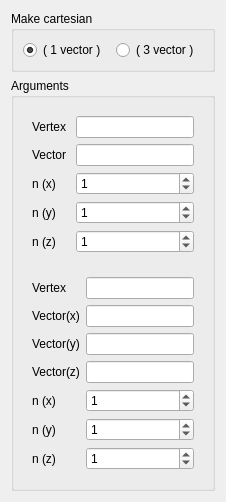
<?xml version="1.0" encoding="UTF-8"?>
<ui version="4.0">
 <class>MakeCartesianDialog</class>
 <widget class="QDialog" name="MakeCartesianDialog">
  <property name="geometry">
   <rect>
    <x>0</x>
    <y>0</y>
    <width>219</width>
    <height>500</height>
   </rect>
  </property>
  <property name="sizePolicy">
   <sizepolicy hsizetype="Preferred" vsizetype="Fixed">
    <horstretch>0</horstretch>
    <verstretch>0</verstretch>
   </sizepolicy>
  </property>
  <property name="windowTitle">
   <string>Cartesian Grid Construction</string>
  </property>
  <layout class="QVBoxLayout" name="verticalLayout_2">
   <property name="sizeConstraint">
    <enum>QLayout::SetDefaultConstraint</enum>
   </property>
   <item>
    <widget class="QGroupBox" name="groupBox_6">
     <property name="sizePolicy">
      <sizepolicy hsizetype="Preferred" vsizetype="Fixed">
       <horstretch>0</horstretch>
       <verstretch>0</verstretch>
      </sizepolicy>
     </property>
     <property name="title">
      <string>Make cartesian</string>
     </property>
     <layout class="QHBoxLayout" name="horizontalLayout_7">
      <item>
       <widget class="QRadioButton" name="rb0">
        <property name="sizePolicy">
         <sizepolicy hsizetype="Expanding" vsizetype="Fixed">
          <horstretch>0</horstretch>
          <verstretch>0</verstretch>
         </sizepolicy>
        </property>
        <property name="text">
         <string>( 1 vector )</string>
        </property>
        <property name="checked">
         <bool>true</bool>
        </property>
       </widget>
      </item>
      <item>
       <widget class="QRadioButton" name="rb1">
        <property name="sizePolicy">
         <sizepolicy hsizetype="Expanding" vsizetype="Fixed">
          <horstretch>0</horstretch>
          <verstretch>0</verstretch>
         </sizepolicy>
        </property>
        <property name="text">
         <string>( 3 vector )</string>
        </property>
       </widget>
      </item>
     </layout>
    </widget>
   </item>
   <item>
    <widget class="QGroupBox" name="groupBox">
     <property name="title">
      <string>Arguments</string>
     </property>
     <layout class="QVBoxLayout" name="verticalLayout">
      <item>
       <widget class="QWidget" name="widget_3" native="true">
        <property name="sizePolicy">
         <sizepolicy hsizetype="Preferred" vsizetype="Fixed">
          <horstretch>0</horstretch>
          <verstretch>0</verstretch>
         </sizepolicy>
        </property>
        <layout class="QFormLayout" name="formLayout">
         <property name="fieldGrowthPolicy">
          <enum>QFormLayout::AllNonFixedFieldsGrow</enum>
         </property>
         <item row="0" column="0">
          <widget class="QLabel" name="label_8">
           <property name="text">
            <string>Vertex </string>
           </property>
          </widget>
         </item>
         <item row="0" column="1">
          <widget class="QLineEdit" name="vex_le_rb0">
           <property name="sizePolicy">
            <sizepolicy hsizetype="Minimum" vsizetype="Fixed">
             <horstretch>0</horstretch>
             <verstretch>0</verstretch>
            </sizepolicy>
           </property>
           <property name="maximumSize">
            <size>
             <width>16777215</width>
             <height>16777215</height>
            </size>
           </property>
           <property name="readOnly">
            <bool>false</bool>
           </property>
          </widget>
         </item>
         <item row="1" column="0">
          <widget class="QLabel" name="label_9">
           <property name="text">
            <string>Vector</string>
           </property>
          </widget>
         </item>
         <item row="1" column="1">
          <widget class="QLineEdit" name="vec_le_rb0">
           <property name="sizePolicy">
            <sizepolicy hsizetype="Minimum" vsizetype="Fixed">
             <horstretch>0</horstretch>
             <verstretch>0</verstretch>
            </sizepolicy>
           </property>
           <property name="maximumSize">
            <size>
             <width>16777215</width>
             <height>16777215</height>
            </size>
           </property>
           <property name="readOnly">
            <bool>false</bool>
           </property>
          </widget>
         </item>
         <item row="2" column="0">
          <widget class="QLabel" name="label_12">
           <property name="text">
            <string>n (x)</string>
           </property>
           <property name="alignment">
            <set>Qt::AlignLeading|Qt::AlignLeft|Qt::AlignVCenter</set>
           </property>
          </widget>
         </item>
         <item row="2" column="1">
          <widget class="QSpinBox" name="nx_spb_rb0">
           <property name="sizePolicy">
            <sizepolicy hsizetype="Minimum" vsizetype="Fixed">
             <horstretch>0</horstretch>
             <verstretch>0</verstretch>
            </sizepolicy>
           </property>
           <property name="maximum">
            <number>1000000</number>
           </property>
           <property name="value">
            <number>1</number>
           </property>
          </widget>
         </item>
         <item row="3" column="0">
          <widget class="QLabel" name="label_13">
           <property name="text">
            <string>n (y)</string>
           </property>
          </widget>
         </item>
         <item row="3" column="1">
          <widget class="QSpinBox" name="ny_spb_rb0">
           <property name="sizePolicy">
            <sizepolicy hsizetype="Minimum" vsizetype="Fixed">
             <horstretch>0</horstretch>
             <verstretch>0</verstretch>
            </sizepolicy>
           </property>
           <property name="maximum">
            <number>1000000</number>
           </property>
           <property name="value">
            <number>1</number>
           </property>
          </widget>
         </item>
         <item row="4" column="0">
          <widget class="QLabel" name="label_14">
           <property name="text">
            <string>n (z)</string>
           </property>
          </widget>
         </item>
         <item row="4" column="1">
          <widget class="QSpinBox" name="nz_spb_rb0">
           <property name="sizePolicy">
            <sizepolicy hsizetype="Minimum" vsizetype="Fixed">
             <horstretch>0</horstretch>
             <verstretch>0</verstretch>
            </sizepolicy>
           </property>
           <property name="maximum">
            <number>1000000</number>
           </property>
           <property name="value">
            <number>1</number>
           </property>
          </widget>
         </item>
        </layout>
       </widget>
      </item>
      <item>
       <widget class="QWidget" name="widget_2" native="true">
        <property name="sizePolicy">
         <sizepolicy hsizetype="Preferred" vsizetype="Fixed">
          <horstretch>0</horstretch>
          <verstretch>0</verstretch>
         </sizepolicy>
        </property>
        <layout class="QFormLayout" name="formLayout_2">
         <item row="0" column="0">
          <widget class="QLabel" name="label">
           <property name="text">
            <string>Vertex </string>
           </property>
          </widget>
         </item>
         <item row="0" column="1">
          <widget class="QLineEdit" name="vex_le_rb1">
           <property name="sizePolicy">
            <sizepolicy hsizetype="Minimum" vsizetype="Fixed">
             <horstretch>0</horstretch>
             <verstretch>0</verstretch>
            </sizepolicy>
           </property>
           <property name="maximumSize">
            <size>
             <width>16777215</width>
             <height>16777215</height>
            </size>
           </property>
           <property name="readOnly">
            <bool>false</bool>
           </property>
          </widget>
         </item>
         <item row="1" column="0">
          <widget class="QLabel" name="label_2">
           <property name="text">
            <string>Vector(x)</string>
           </property>
          </widget>
         </item>
         <item row="1" column="1">
          <widget class="QLineEdit" name="vec_x_le_rb1">
           <property name="sizePolicy">
            <sizepolicy hsizetype="Minimum" vsizetype="Fixed">
             <horstretch>0</horstretch>
             <verstretch>0</verstretch>
            </sizepolicy>
           </property>
           <property name="maximumSize">
            <size>
             <width>16777215</width>
             <height>16777215</height>
            </size>
           </property>
           <property name="readOnly">
            <bool>false</bool>
           </property>
          </widget>
         </item>
         <item row="2" column="0">
          <widget class="QLabel" name="label_3">
           <property name="text">
            <string>Vector(y)</string>
           </property>
          </widget>
         </item>
         <item row="2" column="1">
          <widget class="QLineEdit" name="vec_y_le_rb1">
           <property name="sizePolicy">
            <sizepolicy hsizetype="Minimum" vsizetype="Fixed">
             <horstretch>0</horstretch>
             <verstretch>0</verstretch>
            </sizepolicy>
           </property>
           <property name="maximumSize">
            <size>
             <width>16777215</width>
             <height>16777215</height>
            </size>
           </property>
           <property name="readOnly">
            <bool>false</bool>
           </property>
          </widget>
         </item>
         <item row="3" column="0">
          <widget class="QLabel" name="label_4">
           <property name="text">
            <string>Vector(z)</string>
           </property>
          </widget>
         </item>
         <item row="3" column="1">
          <widget class="QLineEdit" name="vec_z_le_rb1">
           <property name="sizePolicy">
            <sizepolicy hsizetype="Minimum" vsizetype="Fixed">
             <horstretch>0</horstretch>
             <verstretch>0</verstretch>
            </sizepolicy>
           </property>
           <property name="maximumSize">
            <size>
             <width>16777215</width>
             <height>16777215</height>
            </size>
           </property>
           <property name="readOnly">
            <bool>false</bool>
           </property>
          </widget>
         </item>
         <item row="4" column="0">
          <widget class="QLabel" name="label_5">
           <property name="text">
            <string>n (x)</string>
           </property>
          </widget>
         </item>
         <item row="4" column="1">
          <widget class="QSpinBox" name="nx_spb_rb1">
           <property name="sizePolicy">
            <sizepolicy hsizetype="Minimum" vsizetype="Fixed">
             <horstretch>0</horstretch>
             <verstretch>0</verstretch>
            </sizepolicy>
           </property>
           <property name="maximum">
            <number>1000000</number>
           </property>
           <property name="value">
            <number>1</number>
           </property>
          </widget>
         </item>
         <item row="5" column="0">
          <widget class="QLabel" name="label_6">
           <property name="text">
            <string>n (y)</string>
           </property>
          </widget>
         </item>
         <item row="5" column="1">
          <widget class="QSpinBox" name="ny_spb_rb1">
           <property name="sizePolicy">
            <sizepolicy hsizetype="Minimum" vsizetype="Fixed">
             <horstretch>0</horstretch>
             <verstretch>0</verstretch>
            </sizepolicy>
           </property>
           <property name="maximum">
            <number>1000000</number>
           </property>
           <property name="value">
            <number>1</number>
           </property>
          </widget>
         </item>
         <item row="6" column="0">
          <widget class="QLabel" name="label_7">
           <property name="text">
            <string>n (z)</string>
           </property>
          </widget>
         </item>
         <item row="6" column="1">
          <widget class="QSpinBox" name="nz_spb_rb1">
           <property name="sizePolicy">
            <sizepolicy hsizetype="Minimum" vsizetype="Fixed">
             <horstretch>0</horstretch>
             <verstretch>0</verstretch>
            </sizepolicy>
           </property>
           <property name="maximum">
            <number>1000000</number>
           </property>
           <property name="value">
            <number>1</number>
           </property>
          </widget>
         </item>
        </layout>
       </widget>
      </item>
     </layout>
    </widget>
   </item>
  </layout>
 </widget>
 <tabstops>
  <tabstop>rb0</tabstop>
  <tabstop>rb1</tabstop>
  <tabstop>vex_le_rb0</tabstop>
  <tabstop>vec_le_rb0</tabstop>
  <tabstop>vex_le_rb1</tabstop>
  <tabstop>vec_x_le_rb1</tabstop>
  <tabstop>vec_y_le_rb1</tabstop>
  <tabstop>vec_z_le_rb1</tabstop>
  <tabstop>nx_spb_rb0</tabstop>
  <tabstop>ny_spb_rb0</tabstop>
  <tabstop>nz_spb_rb0</tabstop>
  <tabstop>nx_spb_rb1</tabstop>
  <tabstop>ny_spb_rb1</tabstop>
  <tabstop>nz_spb_rb1</tabstop>
 </tabstops>
 <resources/>
 <connections>
  <connection>
   <sender>rb0</sender>
   <signal>clicked()</signal>
   <receiver>widget_3</receiver>
   <slot>show()</slot>
   <hints>
    <hint type="sourcelabel">
     <x>122</x>
     <y>47</y>
    </hint>
    <hint type="destinationlabel">
     <x>123</x>
     <y>106</y>
    </hint>
   </hints>
  </connection>
  <connection>
   <sender>rb0</sender>
   <signal>clicked()</signal>
   <receiver>widget_2</receiver>
   <slot>hide()</slot>
   <hints>
    <hint type="sourcelabel">
     <x>164</x>
     <y>46</y>
    </hint>
    <hint type="destinationlabel">
     <x>246</x>
     <y>240</y>
    </hint>
   </hints>
  </connection>
  <connection>
   <sender>rb1</sender>
   <signal>clicked()</signal>
   <receiver>widget_2</receiver>
   <slot>show()</slot>
   <hints>
    <hint type="sourcelabel">
     <x>334</x>
     <y>47</y>
    </hint>
    <hint type="destinationlabel">
     <x>328</x>
     <y>240</y>
    </hint>
   </hints>
  </connection>
  <connection>
   <sender>rb1</sender>
   <signal>clicked()</signal>
   <receiver>widget_3</receiver>
   <slot>hide()</slot>
   <hints>
    <hint type="sourcelabel">
     <x>343</x>
     <y>55</y>
    </hint>
    <hint type="destinationlabel">
     <x>343</x>
     <y>208</y>
    </hint>
   </hints>
  </connection>
 </connections>
</ui>
